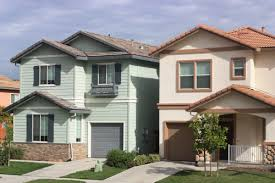
%> input picture task3/house.jpg, 275 x 183 px
$ octave hough2.m   (GNU Octave 9; MATLAB toolbox functions it lacks are replaced by stand-ins)
%> lines starting %> are read from the running program, lines starting %| are printed output that depends on the picture; in (x1, y1, x2, y2) boxes, pixels count from 0 and x2, y2 are one past the last pixel; in counts of white or black regions, pixels touching at a corner belong together; the program's own positions count from 1
img  = imread('house.jpg');
%> img is the input picture: size 183x275x3 uint8; mean R, G, B 142.6, 139.2, 133.9
img_gray = rgb2gray(img);
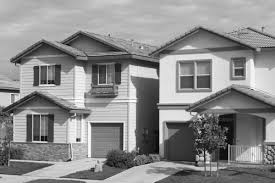
%> img_gray: size 183x275 uint8; min 0, max 254, mean 139.6
figure,
subplot(2,2,1); imshow(img_gray); title('原图');
% the canny edge of image
BW = edge(img_gray,'canny');
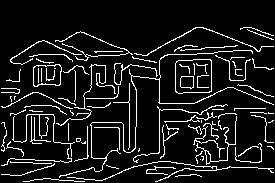
%> BW: size 183x275 logical; 9.9% white in thin lines or dots, all inside (x1, y1, x2, y2) = (1, 27, 274, 182)
subplot(2,2,2), imshow(BW), title('图像边缘');

% the theta and rho of transformed space
[H,Theta,Rho] = hough(BW);
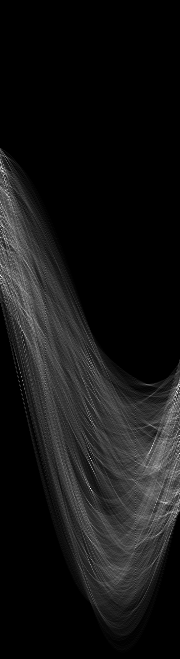
%> H: size 659x180 double; min 0, max 90, mean 7.6; drawn with min black and max white
%> Theta = 180 values from -90 to 89; Rho = 659 values from -329 to 329
subplot(2,2,3), imshow(H,[],'XData',Theta,'YData',Rho,'InitialMagnification','fit'),...
    title('转换后的霍夫空间');
xlabel('\theta'), ylabel('\rho');
axis on, axis normal, hold on;

% 选出前5个线相交最多的点（p[格子]，theta)[格子]，并标记在霍夫空间上。
P  = houghpeaks(H,5,'threshold',ceil(0.3*max(H(:))));
%> P = [489 91; 392 177; 276 1; 454 180; 446 153]
% 将theta格子转化为对应min-max区间内的值。
x = Theta(P(:,2));
%> x = [0 86 -90 89 62]
% 将p格子转化为对应min-max区间内的值。-329 ?? 329
y = Rho(P(:,1));
%> y = [159 62 -54 124 116]
plot(x,y,'*','color','r');

% 选出与这5个点标记的直线，选出起点和终点。5以内合并，合并后小于7则丢弃。
lines = houghlines(BW,Theta,Rho,P,'FillGap',5,'MinLength',7);
%> lines = 18 lines; longest, point1 to point2 (x, y): (197, 28) to (149, 54), (160, 61) to (160, 104), (160, 110) to (160, 153), (168, 55) to (197, 55), (93, 123) to (122, 123), (160, 122) to (188, 122)
subplot(2,2,4),imshow(BW),title('直线检测'), hold on
max_len = 0;
for k = 1:length(lines)
 xy = [lines(k).point1; lines(k).point2];
 plot(xy(:,1),xy(:,2),'LineWidth',1,'Color','r');
end
%> this loop made 18 passes
%> xy on passes 1 to 12: [160 61; 160 104], [160 110; 160 153], [225 47; 236 47], [211 48; 224 48], [182 50; 196 50], [127 54; 137 54], [99 56; 110 56], [86 57; 96 57], [39 55; 65 55], [74 55; 88 55], [132 55; 142 55], [168 55; 197 55]
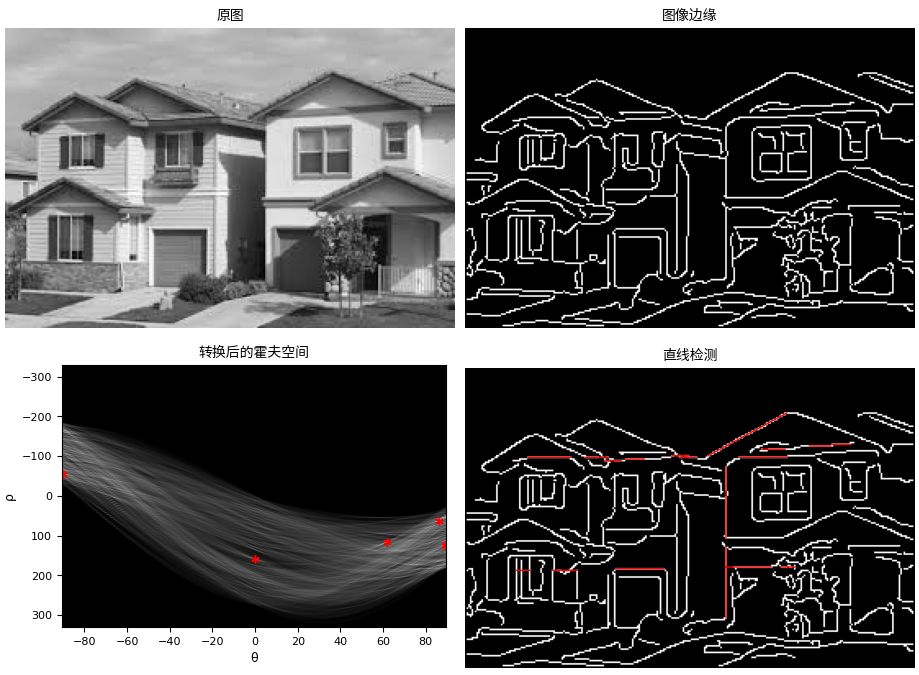
%> figure redrawn from the program's plot data, 4 panels
